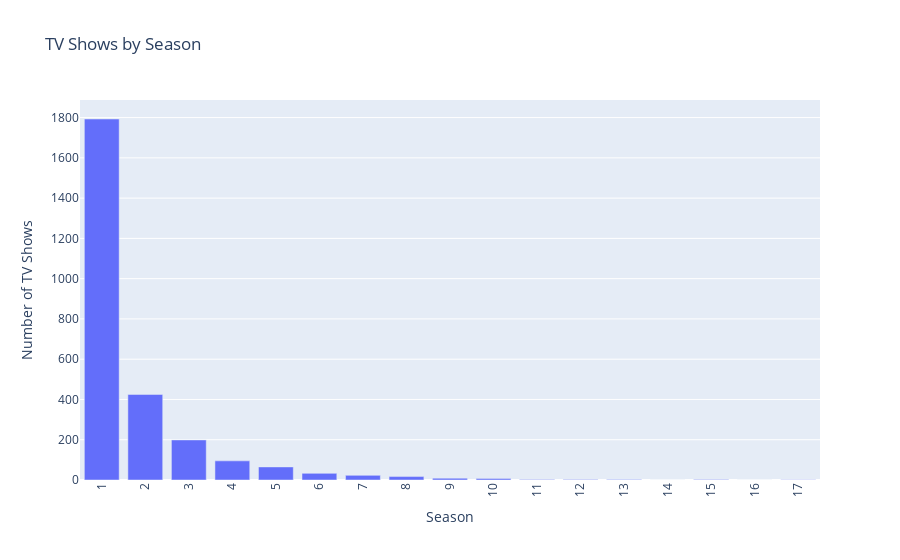

The notebook cell this image was saved under:
### Code cell
import plotly.graph_objs as go

data = Counter(duration_TV_shows)

# Create a list of all seasons
all_seasons = list(range(1, max(data.keys()) + 1))

# Create a list of counts for all seasons, filling in 0 for missing data
counts = [data.get(season, 0) for season in all_seasons]

# Create bar chart
bar_chart = go.Bar(x=all_seasons, y=counts)

# Create layout
layout = go.Layout(
    title='TV Shows by Season',
    #xaxis=dict(title='Season', tickmode='array', tickvals=all_seasons),
    xaxis=dict(title='Season', tickmode='array', tickvals=all_seasons, tickangle=-90),
    yaxis=dict(title='Number of TV Shows')
)

# Create figure
fig = go.Figure(data=[bar_chart], layout=layout)

# Show plot
fig.show()

### Figure 1 — Plotly figure (JSON) as saved in the notebook; plotly's stock layout.template omitted (floating-point values rounded to 4 significant figures)
{"data": [{"x": [1, 2, 3, 4, 5, 6, 7, 8, 9, 10, 11, 12, 13, 14, 15, 16, 17], "y": [1793, 425, 199, 95, 65, 33, 23, 17, 9, 7, 2, 2, 3, 0, 2, 0, 1], "type": "bar"}], "layout": {"title": {"text": "TV Shows by Season"}, "xaxis": {"tickangle": -90, "tickmode": "array", "tickvals": [1, 2, 3, 4, 5, 6, 7, 8, 9, 10, 11, 12, 13, 14, 15, 16, 17], "title": {"text": "Season"}}, "yaxis": {"title": {"text": "Number of TV Shows"}}}}
